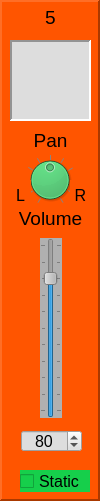
    <widget class="QFrame" name="frame_MidiMixer_Chan_5">
     <property name="geometry">
      <rect>
       <x>450</x>
       <y>10</y>
       <width>100</width>
       <height>501</height>
      </rect>
     </property>
     <property name="styleSheet">
      <string notr="true">background-color: rgb(255, 85, 0);</string>
     </property>
     <property name="frameShape">
      <enum>QFrame::Panel</enum>
     </property>
     <property name="frameShadow">
      <enum>QFrame::Raised</enum>
     </property>
     <property name="lineWidth">
      <number>2</number>
     </property>
     <property name="midLineWidth">
      <number>2</number>
     </property>
     <widget class="QSlider" name="verticalSlider_MidiMixerChanVol_5">
      <property name="geometry">
       <rect>
        <x>40</x>
        <y>238</y>
        <width>22</width>
        <height>180</height>
       </rect>
      </property>
      <property name="styleSheet">
       <string notr="true">background-color: rgb(176, 176, 176);</string>
      </property>
      <property name="maximum">
       <number>100</number>
      </property>
      <property name="value">
       <number>80</number>
      </property>
      <property name="orientation">
       <enum>Qt::Vertical</enum>
      </property>
      <property name="tickPosition">
       <enum>QSlider::TicksBothSides</enum>
      </property>
      <property name="tickInterval">
       <number>10</number>
      </property>
     </widget>
     <widget class="QDial" name="dial_MidiMixerChanPan_5">
      <property name="geometry">
       <rect>
        <x>25</x>
        <y>148</y>
        <width>50</width>
        <height>64</height>
       </rect>
      </property>
      <property name="styleSheet">
       <string notr="true">background-color: rgb(22, 207, 75);</string>
      </property>
      <property name="minimum">
       <number>-50</number>
      </property>
      <property name="maximum">
       <number>50</number>
      </property>
      <property name="notchTarget">
       <double>10.000000000000000</double>
      </property>
      <property name="notchesVisible">
       <bool>true</bool>
      </property>
     </widget>
     <widget class="QLabel" name="label_13">
      <property name="geometry">
       <rect>
        <x>27</x>
        <y>130</y>
        <width>47</width>
        <height>21</height>
       </rect>
      </property>
      <property name="font">
       <font>
        <pointsize>14</pointsize>
       </font>
      </property>
      <property name="text">
       <string>Pan</string>
      </property>
      <property name="alignment">
       <set>Qt::AlignCenter</set>
      </property>
     </widget>
     <widget class="QLabel" name="label_14">
      <property name="geometry">
       <rect>
        <x>10</x>
        <y>208</y>
        <width>81</width>
        <height>21</height>
       </rect>
      </property>
      <property name="font">
       <font>
        <pointsize>14</pointsize>
       </font>
      </property>
      <property name="text">
       <string>Volume</string>
      </property>
      <property name="alignment">
       <set>Qt::AlignCenter</set>
      </property>
     </widget>
     <widget class="QSpinBox" name="spinBox_MidiMixerChanVol_5">
      <property name="geometry">
       <rect>
        <x>21</x>
        <y>430</y>
        <width>61</width>
        <height>22</height>
       </rect>
      </property>
      <property name="font">
       <font>
        <pointsize>12</pointsize>
       </font>
      </property>
      <property name="styleSheet">
       <string notr="true">background-color: rgb(221, 221, 221);</string>
      </property>
      <property name="alignment">
       <set>Qt::AlignCenter</set>
      </property>
      <property name="maximum">
       <number>100</number>
      </property>
      <property name="value">
       <number>80</number>
      </property>
     </widget>
     <widget class="QLabel" name="label_15">
      <property name="geometry">
       <rect>
        <x>30</x>
        <y>5</y>
        <width>41</width>
        <height>25</height>
       </rect>
      </property>
      <property name="font">
       <font>
        <pointsize>14</pointsize>
       </font>
      </property>
      <property name="text">
       <string>5</string>
      </property>
      <property name="alignment">
       <set>Qt::AlignCenter</set>
      </property>
     </widget>
     <widget class="QTextEdit" name="textEdit_MidiMixerChanText_5">
      <property name="geometry">
       <rect>
        <x>10</x>
        <y>40</y>
        <width>81</width>
        <height>81</height>
       </rect>
      </property>
      <property name="styleSheet">
       <string notr="true">background-color: rgb(221, 221, 221);</string>
      </property>
      <property name="frameShape">
       <enum>QFrame::Panel</enum>
      </property>
      <property name="lineWidth">
       <number>2</number>
      </property>
      <property name="midLineWidth">
       <number>2</number>
      </property>
      <property name="readOnly">
       <bool>true</bool>
      </property>
     </widget>
     <widget class="QLabel" name="label_57">
      <property name="geometry">
       <rect>
        <x>70</x>
        <y>180</y>
        <width>21</width>
        <height>31</height>
       </rect>
      </property>
      <property name="font">
       <font>
        <pointsize>12</pointsize>
       </font>
      </property>
      <property name="text">
       <string>R</string>
      </property>
      <property name="alignment">
       <set>Qt::AlignCenter</set>
      </property>
     </widget>
     <widget class="QLabel" name="label_58">
      <property name="geometry">
       <rect>
        <x>10</x>
        <y>180</y>
        <width>21</width>
        <height>31</height>
       </rect>
      </property>
      <property name="font">
       <font>
        <pointsize>12</pointsize>
       </font>
      </property>
      <property name="text">
       <string>L</string>
      </property>
      <property name="alignment">
       <set>Qt::AlignCenter</set>
      </property>
     </widget>
     <widget class="QCheckBox" name="checkBox_MidiMixerChanStaticVol_5">
      <property name="geometry">
       <rect>
        <x>20</x>
        <y>470</y>
        <width>70</width>
        <height>22</height>
       </rect>
      </property>
      <property name="font">
       <font>
        <pointsize>12</pointsize>
       </font>
      </property>
      <property name="styleSheet">
       <string notr="true">background-color: rgb(22, 207, 75);</string>
      </property>
      <property name="text">
       <string>Static</string>
      </property>
     </widget>
    </widget>
